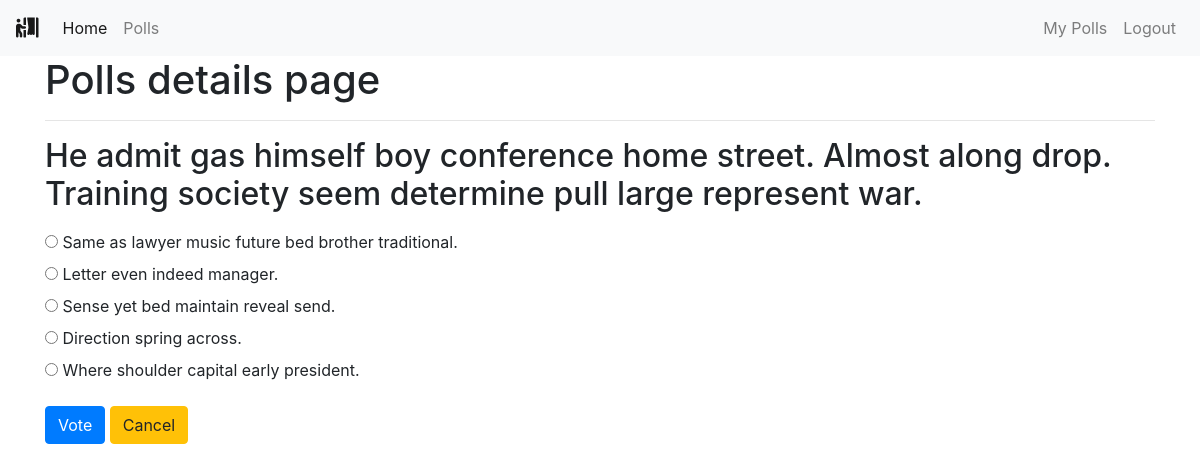
/polls/4/ (signed in), run on the app's committed database.
### polls/models.py (models this page shows, shortened)
class Poll(models.Model):
    owner = models.ForeignKey(User, on_delete=models.CASCADE)
    text = models.TextField()
    pub_date = models.DateTimeField(default=timezone.now)
    active = models.BooleanField(default=True)
    def __str__(self):
        return self.text

class Choice(models.Model):
    poll = models.ForeignKey(Poll, on_delete=models.CASCADE)
    choice_text = models.CharField(max_length=255)

### polls/views.py (the view)
# urls.py: path('<int:poll_id>/', views.poll_detail, name='detail'),
def poll_detail(request, poll_id):
    poll = get_object_or_404(Poll, id=poll_id)
    if not poll.active:
        return render(request, 'polls/poll_result.html', {'poll': poll})
    loop_count = poll.choice_set.count()
    context = {
        'poll': poll,
        'loop_time': range(0, loop_count),
    }
    return render(request, 'polls/poll_detail.html', context)

### polls/templates/polls/poll_detail.html (shortened to what this page needs)
{% extends 'base.html' %}
{% block content %}
<div class="container">
    <h1>Polls details page</h1>
    <hr>
    <h2 class="mt-3 mb-3">{{ poll }}</h2>
    <form action="{% url 'polls:vote' poll.id %}" method="POST">
        {% for choice in poll.choice_set.all %}
        <input type="radio" name="choice" id="choice{{ forloop.counter }}" value="{{ choice.id }}">
        <label for="choice{{ forloop.counter }}">{{ choice.choice_text }}</label>
        <br>
        {% endfor %}
        <input type="submit" value="Vote" class="btn btn-primary mt-3">
        <a class="btn btn-warning mt-3" href="{% url 'polls:list' %}" role="button">Cancel</a>
    </form>
</div>
{% endblock content %}

### data on the page
Poll: text "He admit gas himself boy conference home street. Almost along drop. Training society seem determine pull large represent war."
Choice: choice_text "Same as lawyer music future bed brother traditional."
Choice: choice_text "Letter even indeed manager."
Choice: choice_text "Sense yet bed maintain reveal send."
Choice: choice_text "Direction spring across."
Choice: choice_text "Where shoulder capital early president."
